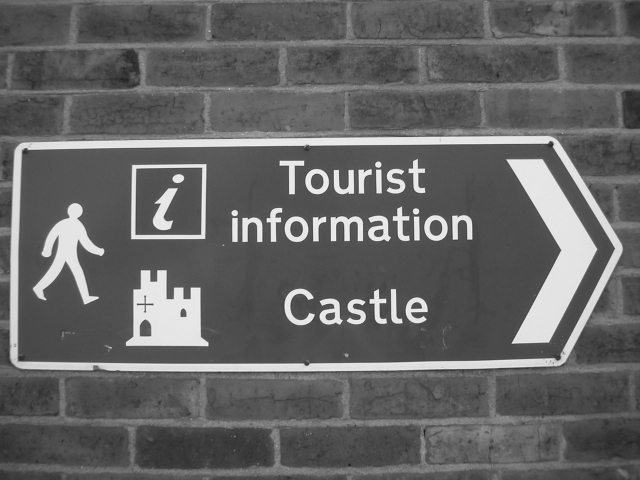
%> input picture book/figures/Chapter13/castle.png, 1280 x 960 px (shown at 1/2 size)
$ octave fig11_18.m   (GNU Octave 9; MATLAB toolbox functions it lacks are replaced by stand-ins)
%> lines starting %> are read from the running program, lines starting %| are printed output that depends on the picture; in (x1, y1, x2, y2) boxes, pixels count from 0 and x2, y2 are one past the last pixel; in counts of white or black regions, pixels touching at a corner belong together; the program's own positions count from 1
% Fig 11.18 a,b

castle = im2double(imread('castle.png'));
%> castle: size 960x1280 double; min 0.0431, max 0.984, mean 0.394

% Fig 11.18a
edges = edge(castle, 'canny');
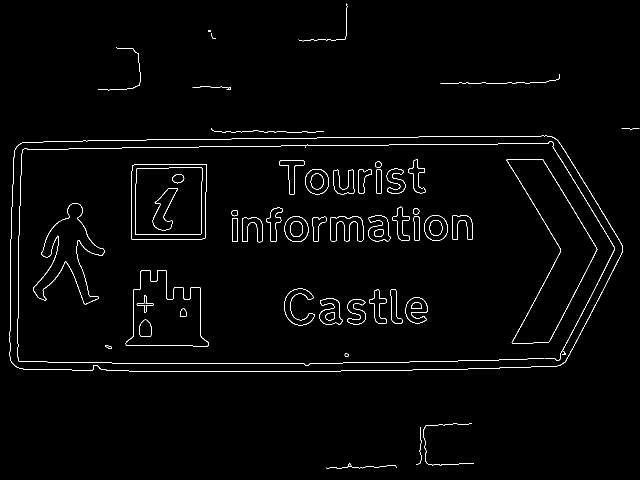
%> edges: size 960x1280 logical (shown at 1/2 size); 1.5% white in thin lines or dots
imshow(imcomplement(edges));
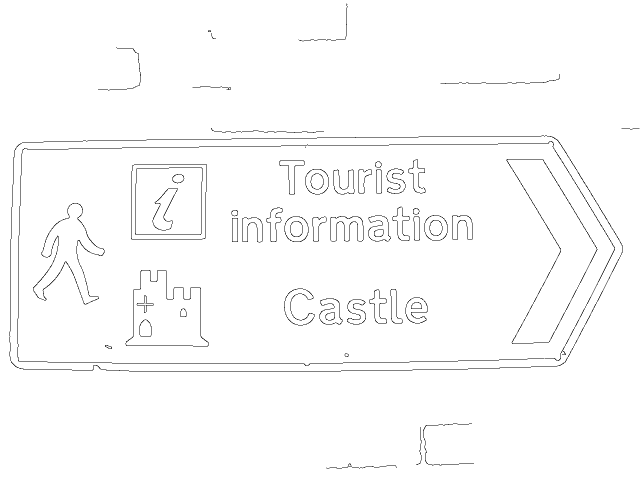
%> displayed picture: size 960x1280 logical (shown at 1/2 size); 98.5% white; black in thin lines or dots
xlabel('u (pixels)'); ylabel('v (pixels)')
axis([400 700 300 600])
grid on
axis on
rvcprint3('fig11_18a');
%> (this line was passed over: rvcprint3 is not available in this run)


% Fig 11.18b
Dv = fspecial('sobel');
derOfGKernel = imfilter(Dv, fspecial('gaussian', 5, 2), 'conv', 'full');
Iv = imfilter(castle, derOfGKernel, "conv");
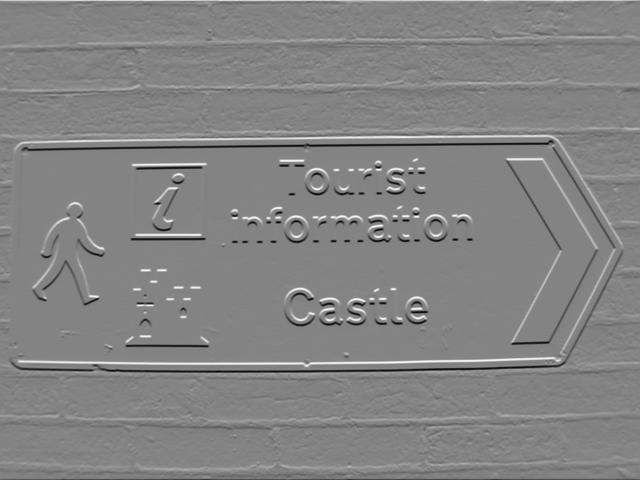
%> Iv: size 960x1280 double (shown at 1/2 size); min -1.26, max 1.18, mean -0.00053; drawn with min black and max white
Iu = imfilter(castle, derOfGKernel', "conv");
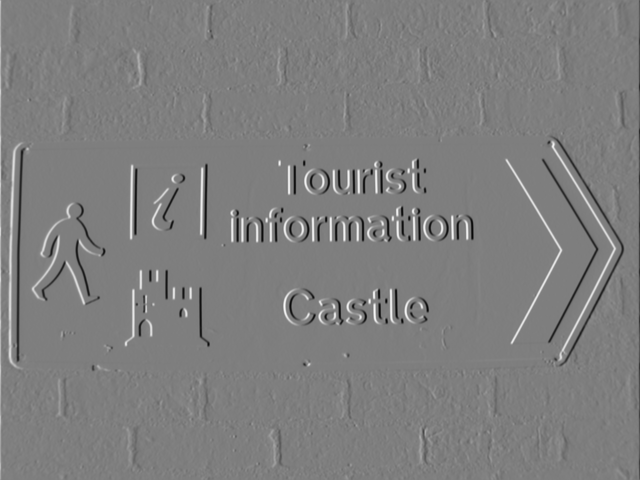
%> Iu: size 960x1280 double (shown at 1/2 size); min -1.24, max 1.26, mean -7.34e-05; drawn with min black and max white

m = sqrt(Iu.^2 + Iv.^2);
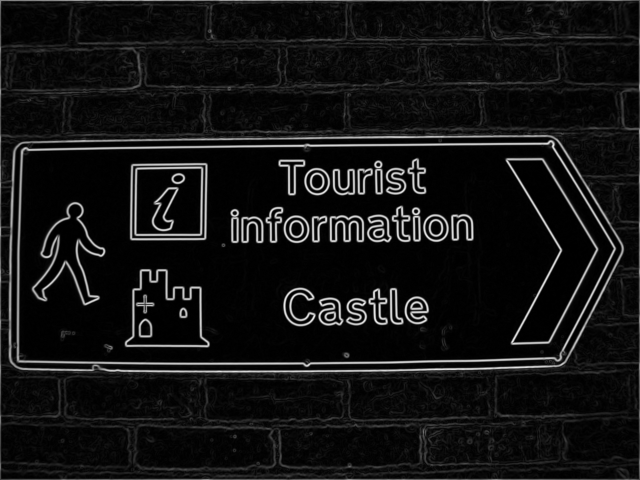
%> m: size 960x1280 double (shown at 1/2 size); min 1.15e-05, max 1.33, mean 0.103; drawn with min black and max white

imshow(imcomplement(m>graythresh(m)));
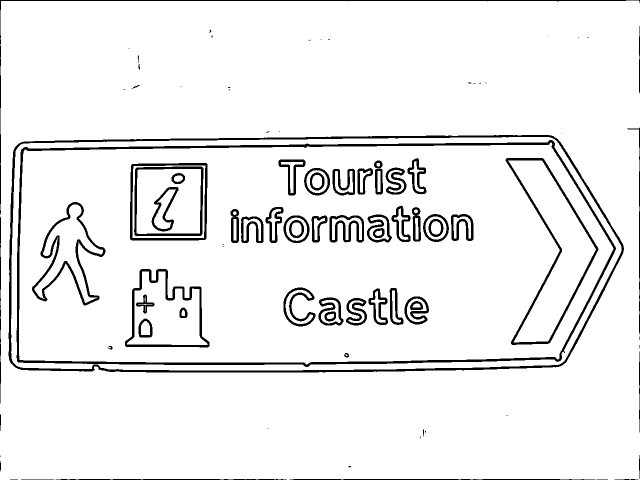
%> displayed picture: size 960x1280 logical (shown at 1/2 size); 93.4% white; 92 black regions (31 under 20 px), largest, box (x1, y1, x2, y2) and area: (33, 280, 1232, 734) 14430, (17, 270, 1248, 745) 13709, (1011, 316, 1197, 690) 4575
xlabel('u (pixels)'); ylabel('v (pixels)')
axis([400 700 300 600])
grid on
axis on
rvcprint3('fig11_18b');
%> (this line was passed over: rvcprint3 is not available in this run)
